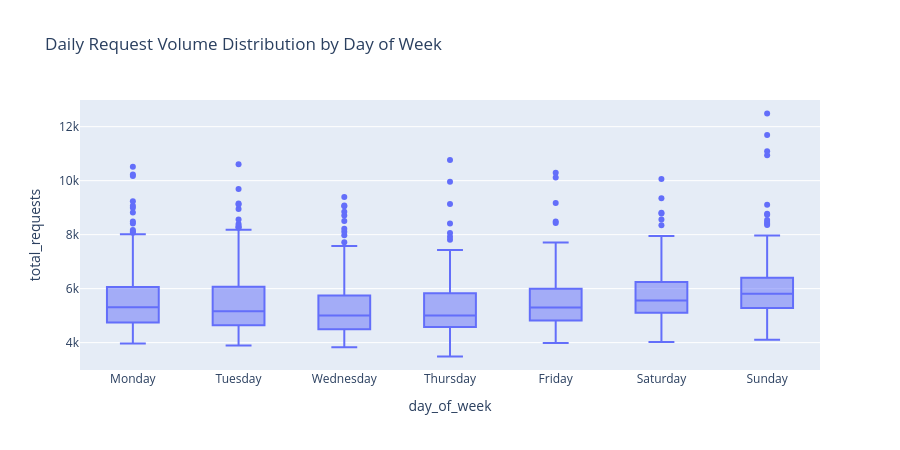

Here is the notebook cell this chart was saved with:
### Markdown cell above
## Weekly seasonality

The zigzag pattern visible in the citywide chart is almost certainly
weekday vs. weekend cycling. Quantifying it here with a day-of-week
breakdown, since "weekly seasonality exists" needs to become a specific,
usable number for feature engineering later (e.g. LightGBM's
`day_of_week` feature, SARIMA's seasonal order).

### Code cell
daily_total['day_of_week'] = daily_total['request_date'].dt.day_name()
daily_total['dow_num'] = daily_total['request_date'].dt.dayofweek  # Monday=0

dow_order = ['Monday', 'Tuesday', 'Wednesday', 'Thursday', 'Friday', 'Saturday', 'Sunday']

dow_summary = (
    daily_total.groupby('day_of_week')['total_requests']
    .agg(['mean', 'median', 'std'])
    .reindex(dow_order)
    .round(0)
)
print(dow_summary)

fig = px.box(
    daily_total, x='day_of_week', y='total_requests',
    category_orders={'day_of_week': dow_order},
    title='Daily Request Volume Distribution by Day of Week'
)
fig.update_layout(height=450)
fig.show()

### Figure 1 — Plotly figure (JSON) as saved in the notebook; plotly's stock layout.template omitted (floating-point values rounded to 4 significant figures; data arrays with more than 128 entries replaced by an {"elided": "..."} marker saying what was removed)
{"data": [{"alignmentgroup": "True", "hovertemplate": "day_of_week=%{x}<br>total_requests=%{y}<extra></extra>", "legendgroup": "", "marker": {"color": "#636efa"}, "name": "", "notched": false, "offsetgroup": "", "orientation": "v", "showlegend": false, "type": "box", "x": {"elided": "1113 str values"}, "x0": " ", "xaxis": "x", "y": {"elided": "1113 int values"}, "y0": " ", "yaxis": "y"}], "layout": {"boxmode": "group", "height": 450, "legend": {"tracegroupgap": 0}, "title": {"text": "Daily Request Volume Distribution by Day of Week"}, "xaxis": {"anchor": "y", "categoryarray": ["Monday", "Tuesday", "Wednesday", "Thursday", "Friday", "Saturday", "Sunday"], "categoryorder": "array", "domain": [0, 1], "title": {"text": "day_of_week"}}, "yaxis": {"anchor": "x", "domain": [0, 1], "title": {"text": "total_requests"}}}}
